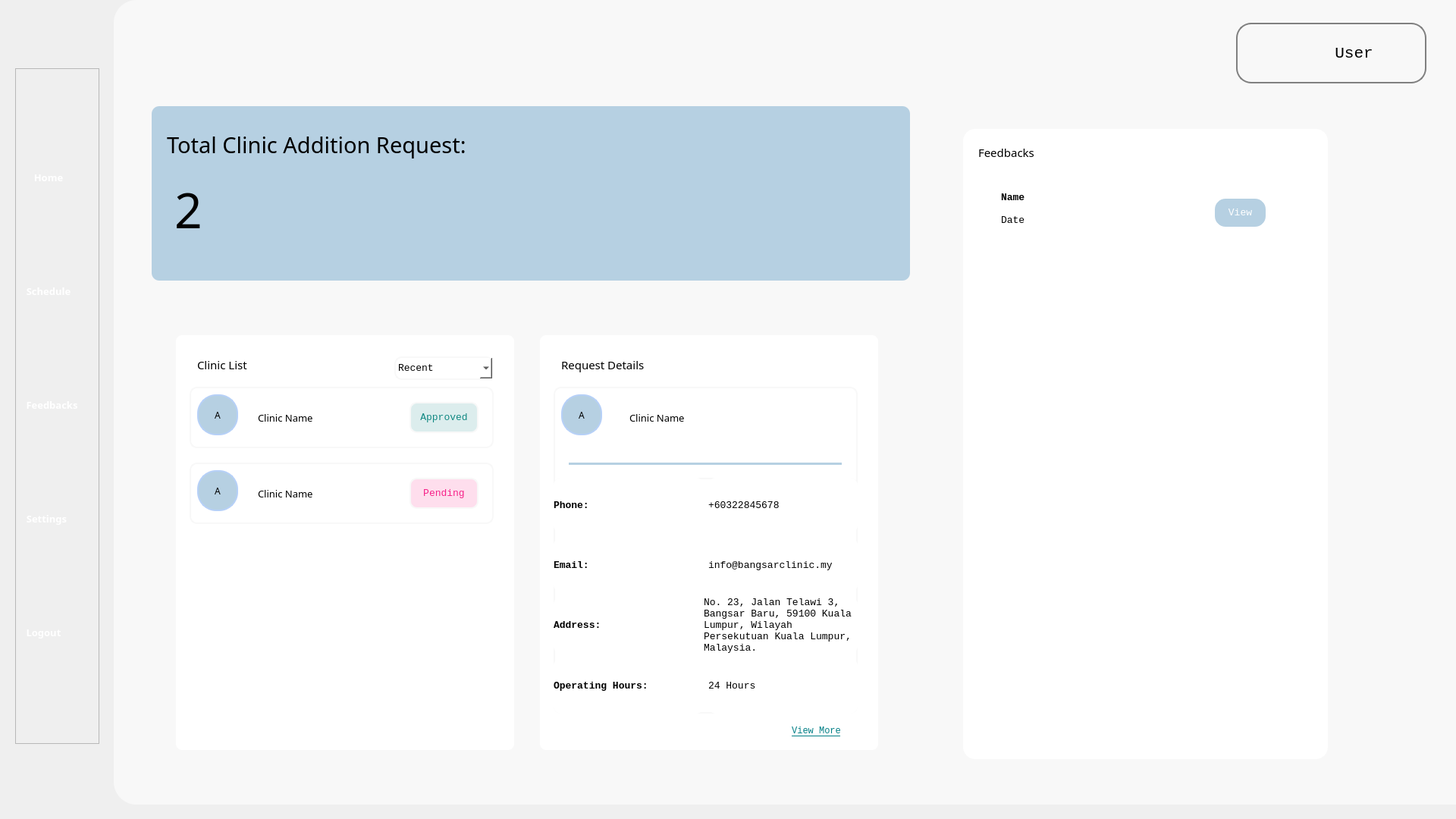
<?xml version="1.0" encoding="UTF-8"?>
<ui version="4.0">
 <class>Form</class>
 <widget class="QWidget" name="Form">
  <property name="geometry">
   <rect>
    <x>0</x>
    <y>0</y>
    <width>1920</width>
    <height>1080</height>
   </rect>
  </property>
  <property name="windowTitle">
   <string>Form</string>
  </property>
  <property name="styleSheet">
   <string notr="true">background-color: &quot;#B6D0E2&quot; </string>
  </property>
  <widget class="QWidget" name="background" native="true">
   <property name="geometry">
    <rect>
     <x>150</x>
     <y>0</y>
     <width>1771</width>
     <height>1061</height>
    </rect>
   </property>
   <property name="styleSheet">
    <string notr="true">background-color: #F8F8F8;
border-bottom-left-radius: 30px;
border-top-left-radius: 30px;
text-align: center;</string>
   </property>
   <widget class="QFrame" name="num_appt_frame">
    <property name="geometry">
     <rect>
      <x>50</x>
      <y>140</y>
      <width>1000</width>
      <height>230</height>
     </rect>
    </property>
    <property name="styleSheet">
     <string notr="true">border-radius: 10px;
    background-color: #B6D0E2;
    background-image: qlineargradient(
        spread: pad, 
        x1: 0, y1: 0, 
        x2: 0, y2: 1, 
        stop: 0 #B6D0E2, 
        stop: 1 #FFFFFF
    );</string>
    </property>
    <property name="frameShape">
     <enum>QFrame::StyledPanel</enum>
    </property>
    <property name="frameShadow">
     <enum>QFrame::Raised</enum>
    </property>
    <widget class="QLabel" name="num_upcoming_appt_label">
     <property name="geometry">
      <rect>
       <x>20</x>
       <y>20</y>
       <width>961</width>
       <height>61</height>
      </rect>
     </property>
     <property name="font">
      <font>
       <family>Cascadia Code</family>
       <pointsize>22</pointsize>
      </font>
     </property>
     <property name="text">
      <string>Total Clinic Addition Request:</string>
     </property>
     <property name="wordWrap">
      <bool>true</bool>
     </property>
    </widget>
    <widget class="QLabel" name="num_appt_number_label">
     <property name="geometry">
      <rect>
       <x>30</x>
       <y>100</y>
       <width>51</width>
       <height>71</height>
      </rect>
     </property>
     <property name="font">
      <font>
       <family>Cascadia Code</family>
       <pointsize>48</pointsize>
      </font>
     </property>
     <property name="text">
      <string>2</string>
     </property>
    </widget>
   </widget>
   <widget class="QFrame" name="appointment_frame">
    <property name="geometry">
     <rect>
      <x>50</x>
      <y>410</y>
      <width>1000</width>
      <height>600</height>
     </rect>
    </property>
    <property name="styleSheet">
     <string notr="true">border: 2px solid #F8F8F8;
border-radius: 10px;

</string>
    </property>
    <property name="frameShape">
     <enum>QFrame::StyledPanel</enum>
    </property>
    <property name="frameShadow">
     <enum>QFrame::Raised</enum>
    </property>
    <property name="lineWidth">
     <number>6</number>
    </property>
    <widget class="QFrame" name="upcomin_appt_frame">
     <property name="geometry">
      <rect>
       <x>30</x>
       <y>30</y>
       <width>450</width>
       <height>551</height>
      </rect>
     </property>
     <property name="styleSheet">
      <string notr="true">background-color : #ffffff;</string>
     </property>
     <property name="frameShape">
      <enum>QFrame::StyledPanel</enum>
     </property>
     <property name="frameShadow">
      <enum>QFrame::Raised</enum>
     </property>
     <widget class="QLabel" name="upcoming_label">
      <property name="geometry">
       <rect>
        <x>30</x>
        <y>20</y>
        <width>211</width>
        <height>41</height>
       </rect>
      </property>
      <property name="font">
       <font>
        <family>Cascadia Code</family>
        <pointsize>11</pointsize>
       </font>
      </property>
      <property name="styleSheet">
       <string notr="true">border : none;
</string>
      </property>
      <property name="text">
       <string>Clinic List</string>
      </property>
     </widget>
     <widget class="QFrame" name="clinicAppt_frame">
      <property name="geometry">
       <rect>
        <x>20</x>
        <y>70</y>
        <width>401</width>
        <height>81</height>
       </rect>
      </property>
      <property name="frameShape">
       <enum>QFrame::StyledPanel</enum>
      </property>
      <property name="frameShadow">
       <enum>QFrame::Raised</enum>
      </property>
      <widget class="QLabel" name="clinic_name_label">
       <property name="geometry">
        <rect>
         <x>90</x>
         <y>30</y>
         <width>121</width>
         <height>21</height>
        </rect>
       </property>
       <property name="font">
        <font>
         <family>Cascadia Code</family>
         <pointsize>10</pointsize>
        </font>
       </property>
       <property name="styleSheet">
        <string notr="true">border : none;
</string>
       </property>
       <property name="text">
        <string>Clinic Name</string>
       </property>
      </widget>
      <widget class="QLabel" name="clinic_logo_label">
       <property name="geometry">
        <rect>
         <x>10</x>
         <y>10</y>
         <width>54</width>
         <height>54</height>
        </rect>
       </property>
       <property name="font">
        <font>
         <family>Cascadia Code</family>
         <pointsize>9</pointsize>
        </font>
       </property>
       <property name="styleSheet">
        <string notr="true">background-color: #B6D0E2; /* Fill color */
border-radius: 25px; /* Radius to make it round */
border: 2px solid #B6D0F7; /*  Border color and thickness */
min-width: 50px; /* Ensure the QLabel is a circle */
min-height: 50px; /* Ensure the QLabel is a circle */
max-width: 50px; /* Ensure the QLabel is a circle */
max-height: 50px; /* Ensure the QLabel is a circle */</string>
       </property>
       <property name="text">
        <string>A</string>
       </property>
       <property name="alignment">
        <set>Qt::AlignCenter</set>
       </property>
      </widget>
      <widget class="QLabel" name="label">
       <property name="geometry">
        <rect>
         <x>290</x>
         <y>20</y>
         <width>91</width>
         <height>41</height>
        </rect>
       </property>
       <property name="font">
        <font>
         <family>Consolas</family>
         <pointsize>10</pointsize>
        </font>
       </property>
       <property name="styleSheet">
        <string notr="true">background-color: rgba(18, 137, 131, 0.15);
color: #128983; text-align: center;
</string>
       </property>
       <property name="text">
        <string>Approved</string>
       </property>
       <property name="alignment">
        <set>Qt::AlignCenter</set>
       </property>
      </widget>
     </widget>
     <widget class="QFrame" name="clinicAppt_frame_2">
      <property name="geometry">
       <rect>
        <x>20</x>
        <y>170</y>
        <width>401</width>
        <height>81</height>
       </rect>
      </property>
      <property name="frameShape">
       <enum>QFrame::StyledPanel</enum>
      </property>
      <property name="frameShadow">
       <enum>QFrame::Raised</enum>
      </property>
      <widget class="QLabel" name="clinic_name_label_2">
       <property name="geometry">
        <rect>
         <x>90</x>
         <y>30</y>
         <width>121</width>
         <height>21</height>
        </rect>
       </property>
       <property name="font">
        <font>
         <family>Cascadia Code</family>
         <pointsize>10</pointsize>
        </font>
       </property>
       <property name="styleSheet">
        <string notr="true">border : none;
</string>
       </property>
       <property name="text">
        <string>Clinic Name</string>
       </property>
      </widget>
      <widget class="QLabel" name="clinic_logo_label_2">
       <property name="geometry">
        <rect>
         <x>10</x>
         <y>10</y>
         <width>54</width>
         <height>54</height>
        </rect>
       </property>
       <property name="font">
        <font>
         <family>Cascadia Code</family>
         <pointsize>9</pointsize>
        </font>
       </property>
       <property name="styleSheet">
        <string notr="true">background-color: #B6D0E2; /* Fill color */
border-radius: 25px; /* Radius to make it round */
border: 2px solid #B6D0F7; /*  Border color and thickness */
min-width: 50px; /* Ensure the QLabel is a circle */
min-height: 50px; /* Ensure the QLabel is a circle */
max-width: 50px; /* Ensure the QLabel is a circle */
max-height: 50px; /* Ensure the QLabel is a circle */</string>
       </property>
       <property name="text">
        <string>A</string>
       </property>
       <property name="alignment">
        <set>Qt::AlignCenter</set>
       </property>
      </widget>
      <widget class="QLabel" name="label_2">
       <property name="geometry">
        <rect>
         <x>290</x>
         <y>20</y>
         <width>91</width>
         <height>41</height>
        </rect>
       </property>
       <property name="font">
        <font>
         <family>Consolas</family>
         <pointsize>10</pointsize>
        </font>
       </property>
       <property name="styleSheet">
        <string notr="true">background-color: rgba(246, 32, 136, 0.15);
color: #F62088; text-align: center;
</string>
       </property>
       <property name="text">
        <string>Pending</string>
       </property>
       <property name="alignment">
        <set>Qt::AlignCenter</set>
       </property>
      </widget>
     </widget>
     <widget class="QComboBox" name="comboBox">
      <property name="geometry">
       <rect>
        <x>290</x>
        <y>30</y>
        <width>131</width>
        <height>31</height>
       </rect>
      </property>
      <property name="font">
       <font>
        <family>Consolas</family>
        <pointsize>10</pointsize>
       </font>
      </property>
      <item>
       <property name="text">
        <string>Recent</string>
       </property>
      </item>
      <item>
       <property name="text">
        <string>Oldest</string>
       </property>
      </item>
     </widget>
    </widget>
    <widget class="QFrame" name="upcomin_appt_frame_2">
     <property name="geometry">
      <rect>
       <x>510</x>
       <y>30</y>
       <width>450</width>
       <height>551</height>
      </rect>
     </property>
     <property name="styleSheet">
      <string notr="true">background-color : #ffffff;</string>
     </property>
     <property name="frameShape">
      <enum>QFrame::StyledPanel</enum>
     </property>
     <property name="frameShadow">
      <enum>QFrame::Raised</enum>
     </property>
     <widget class="QLabel" name="upcoming_label_2">
      <property name="geometry">
       <rect>
        <x>30</x>
        <y>20</y>
        <width>381</width>
        <height>41</height>
       </rect>
      </property>
      <property name="font">
       <font>
        <family>Cascadia Code</family>
        <pointsize>11</pointsize>
       </font>
      </property>
      <property name="styleSheet">
       <string notr="true">border : none;
</string>
      </property>
      <property name="text">
       <string>Request Details</string>
      </property>
     </widget>
     <widget class="QFrame" name="clinicAppt_frame_6">
      <property name="geometry">
       <rect>
        <x>20</x>
        <y>70</y>
        <width>401</width>
        <height>431</height>
       </rect>
      </property>
      <property name="frameShape">
       <enum>QFrame::StyledPanel</enum>
      </property>
      <property name="frameShadow">
       <enum>QFrame::Raised</enum>
      </property>
      <widget class="QLabel" name="clinic_name_label_6">
       <property name="geometry">
        <rect>
         <x>100</x>
         <y>30</y>
         <width>121</width>
         <height>21</height>
        </rect>
       </property>
       <property name="font">
        <font>
         <family>Cascadia Code</family>
         <pointsize>10</pointsize>
        </font>
       </property>
       <property name="styleSheet">
        <string notr="true">border : none;
</string>
       </property>
       <property name="text">
        <string>Clinic Name</string>
       </property>
      </widget>
      <widget class="QLabel" name="clinic_logo_label_6">
       <property name="geometry">
        <rect>
         <x>10</x>
         <y>10</y>
         <width>54</width>
         <height>54</height>
        </rect>
       </property>
       <property name="font">
        <font>
         <family>Cascadia Code</family>
         <pointsize>9</pointsize>
        </font>
       </property>
       <property name="styleSheet">
        <string notr="true">background-color: #B6D0E2; /* Fill color */
border-radius: 25px; /* Radius to make it round */
border: 2px solid #B6D0F7; /*  Border color and thickness */
min-width: 50px; /* Ensure the QLabel is a circle */
min-height: 50px; /* Ensure the QLabel is a circle */
max-width: 50px; /* Ensure the QLabel is a circle */
max-height: 50px; /* Ensure the QLabel is a circle */</string>
       </property>
       <property name="text">
        <string>A</string>
       </property>
       <property name="alignment">
        <set>Qt::AlignCenter</set>
       </property>
      </widget>
      <widget class="QFrame" name="line">
       <property name="geometry">
        <rect>
         <x>20</x>
         <y>100</y>
         <width>360</width>
         <height>3</height>
        </rect>
       </property>
       <property name="minimumSize">
        <size>
         <width>357</width>
         <height>3</height>
        </size>
       </property>
       <property name="maximumSize">
        <size>
         <width>16777215</width>
         <height>3</height>
        </size>
       </property>
       <property name="styleSheet">
        <string notr="true">background-color: #B6D0E2; border: none;</string>
       </property>
       <property name="frameShape">
        <enum>QFrame::StyledPanel</enum>
       </property>
       <property name="frameShadow">
        <enum>QFrame::Raised</enum>
       </property>
      </widget>
      <widget class="QWidget" name="">
       <property name="geometry">
        <rect>
         <x>0</x>
         <y>120</y>
         <width>401</width>
         <height>311</height>
        </rect>
       </property>
       <layout class="QVBoxLayout" name="verticalLayout">
        <item>
         <layout class="QHBoxLayout" name="horizontalLayout">
          <item>
           <widget class="QLabel" name="label_3">
            <property name="font">
             <font>
              <family>Consolas</family>
              <pointsize>10</pointsize>
              <weight>75</weight>
              <bold>true</bold>
             </font>
            </property>
            <property name="styleSheet">
             <string notr="true">border: none;</string>
            </property>
            <property name="lineWidth">
             <number>0</number>
            </property>
            <property name="text">
             <string>Phone: </string>
            </property>
           </widget>
          </item>
          <item>
           <widget class="QLabel" name="label_7">
            <property name="font">
             <font>
              <family>Consolas</family>
              <pointsize>10</pointsize>
              <weight>50</weight>
              <bold>false</bold>
             </font>
            </property>
            <property name="styleSheet">
             <string notr="true">border: none;</string>
            </property>
            <property name="text">
             <string>+60322845678</string>
            </property>
           </widget>
          </item>
         </layout>
        </item>
        <item>
         <layout class="QHBoxLayout" name="horizontalLayout_2">
          <item>
           <widget class="QLabel" name="label_4">
            <property name="font">
             <font>
              <family>Consolas</family>
              <pointsize>10</pointsize>
              <weight>75</weight>
              <bold>true</bold>
             </font>
            </property>
            <property name="styleSheet">
             <string notr="true">border: none;</string>
            </property>
            <property name="text">
             <string>Email:</string>
            </property>
           </widget>
          </item>
          <item>
           <widget class="QLabel" name="label_8">
            <property name="font">
             <font>
              <family>Consolas</family>
              <pointsize>10</pointsize>
              <weight>50</weight>
              <bold>false</bold>
             </font>
            </property>
            <property name="styleSheet">
             <string notr="true">border: none;</string>
            </property>
            <property name="text">
             <string>info@bangsarclinic.my</string>
            </property>
           </widget>
          </item>
         </layout>
        </item>
        <item>
         <layout class="QHBoxLayout" name="horizontalLayout_3">
          <property name="spacing">
           <number>135</number>
          </property>
          <item>
           <widget class="QLabel" name="label_5">
            <property name="font">
             <font>
              <family>Consolas</family>
              <pointsize>10</pointsize>
              <weight>75</weight>
              <bold>true</bold>
             </font>
            </property>
            <property name="styleSheet">
             <string notr="true">border: none;</string>
            </property>
            <property name="text">
             <string>Address:</string>
            </property>
           </widget>
          </item>
          <item>
           <widget class="QLabel" name="label_9">
            <property name="font">
             <font>
              <family>Consolas</family>
              <pointsize>10</pointsize>
              <weight>50</weight>
              <bold>false</bold>
             </font>
            </property>
            <property name="styleSheet">
             <string notr="true">border: none;</string>
            </property>
            <property name="text">
             <string>No. 23, Jalan Telawi 3, Bangsar Baru, 59100 Kuala Lumpur, Wilayah Persekutuan Kuala Lumpur, Malaysia.</string>
            </property>
            <property name="scaledContents">
             <bool>false</bool>
            </property>
            <property name="wordWrap">
             <bool>true</bool>
            </property>
           </widget>
          </item>
         </layout>
        </item>
        <item>
         <layout class="QHBoxLayout" name="horizontalLayout_4">
          <property name="sizeConstraint">
           <enum>QLayout::SetFixedSize</enum>
          </property>
          <item>
           <widget class="QLabel" name="label_6">
            <property name="font">
             <font>
              <family>Consolas</family>
              <pointsize>10</pointsize>
              <weight>75</weight>
              <bold>true</bold>
             </font>
            </property>
            <property name="styleSheet">
             <string notr="true">border: none;</string>
            </property>
            <property name="text">
             <string>Operating Hours:</string>
            </property>
            <property name="wordWrap">
             <bool>true</bool>
            </property>
           </widget>
          </item>
          <item>
           <widget class="QLabel" name="label_10">
            <property name="font">
             <font>
              <family>Consolas</family>
              <pointsize>10</pointsize>
              <weight>50</weight>
              <bold>false</bold>
             </font>
            </property>
            <property name="styleSheet">
             <string notr="true">border: none;</string>
            </property>
            <property name="text">
             <string>24 Hours</string>
            </property>
            <property name="scaledContents">
             <bool>false</bool>
            </property>
            <property name="wordWrap">
             <bool>true</bool>
            </property>
           </widget>
          </item>
         </layout>
        </item>
       </layout>
      </widget>
     </widget>
     <widget class="QPushButton" name="pushButton">
      <property name="geometry">
       <rect>
        <x>320</x>
        <y>510</y>
        <width>93</width>
        <height>28</height>
       </rect>
      </property>
      <property name="font">
       <font>
        <family>Consolas</family>
        <pointsize>9</pointsize>
        <underline>true</underline>
       </font>
      </property>
      <property name="styleSheet">
       <string notr="true">color: #007E85; border: none;</string>
      </property>
      <property name="text">
       <string>View More</string>
      </property>
     </widget>
    </widget>
   </widget>
   <widget class="QFrame" name="active_pres_frame">
    <property name="geometry">
     <rect>
      <x>1120</x>
      <y>170</y>
      <width>481</width>
      <height>831</height>
     </rect>
    </property>
    <property name="styleSheet">
     <string notr="true">border: 2px solid #FFFFFF;
border-radius: 16px;
background-color: white</string>
    </property>
    <property name="frameShape">
     <enum>QFrame::StyledPanel</enum>
    </property>
    <property name="frameShadow">
     <enum>QFrame::Raised</enum>
    </property>
    <widget class="QLabel" name="upcoming_label_3">
     <property name="geometry">
      <rect>
       <x>20</x>
       <y>10</y>
       <width>441</width>
       <height>41</height>
      </rect>
     </property>
     <property name="font">
      <font>
       <family>Cascadia Code</family>
       <pointsize>11</pointsize>
      </font>
     </property>
     <property name="styleSheet">
      <string notr="true">border : none;
</string>
     </property>
     <property name="text">
      <string>Feedbacks</string>
     </property>
    </widget>
    <widget class="QFrame" name="clinicAppt_frame_3">
     <property name="geometry">
      <rect>
       <x>20</x>
       <y>70</y>
       <width>401</width>
       <height>81</height>
      </rect>
     </property>
     <property name="frameShape">
      <enum>QFrame::StyledPanel</enum>
     </property>
     <property name="frameShadow">
      <enum>QFrame::Raised</enum>
     </property>
     <widget class="QLabel" name="clinic_name_label_3">
      <property name="geometry">
       <rect>
        <x>30</x>
        <y>10</y>
        <width>121</width>
        <height>21</height>
       </rect>
      </property>
      <property name="font">
       <font>
        <family>Consolas</family>
        <pointsize>10</pointsize>
        <weight>75</weight>
        <bold>true</bold>
       </font>
      </property>
      <property name="styleSheet">
       <string notr="true">border : none;
</string>
      </property>
      <property name="text">
       <string>Name</string>
      </property>
     </widget>
     <widget class="QLabel" name="label_11">
      <property name="geometry">
       <rect>
        <x>310</x>
        <y>20</y>
        <width>71</width>
        <height>41</height>
       </rect>
      </property>
      <property name="font">
       <font>
        <family>Consolas</family>
        <pointsize>10</pointsize>
       </font>
      </property>
      <property name="styleSheet">
       <string notr="true">background-color: #B6D0E2;
color: white; text-align: center;</string>
      </property>
      <property name="text">
       <string>View</string>
      </property>
      <property name="alignment">
       <set>Qt::AlignCenter</set>
      </property>
     </widget>
     <widget class="QLabel" name="clinic_name_label_4">
      <property name="geometry">
       <rect>
        <x>30</x>
        <y>40</y>
        <width>121</width>
        <height>21</height>
       </rect>
      </property>
      <property name="font">
       <font>
        <family>Consolas</family>
        <pointsize>10</pointsize>
       </font>
      </property>
      <property name="styleSheet">
       <string notr="true">border : none;
</string>
      </property>
      <property name="text">
       <string>Date</string>
      </property>
     </widget>
    </widget>
   </widget>
   <widget class="QPushButton" name="noti_icon">
    <property name="geometry">
     <rect>
      <x>1380</x>
      <y>30</y>
      <width>70</width>
      <height>81</height>
     </rect>
    </property>
    <property name="text">
     <string/>
    </property>
    <property name="icon">
     <iconset>
      <normaloff>../Images/icon/notification.png</normaloff>../Images/icon/notification.png</iconset>
    </property>
    <property name="iconSize">
     <size>
      <width>40</width>
      <height>40</height>
     </size>
    </property>
   </widget>
   <widget class="QFrame" name="user_frame">
    <property name="geometry">
     <rect>
      <x>1480</x>
      <y>30</y>
      <width>251</width>
      <height>80</height>
     </rect>
    </property>
    <property name="styleSheet">
     <string notr="true">border-radius: 20px; border: 2px solid #808080</string>
    </property>
    <property name="frameShape">
     <enum>QFrame::StyledPanel</enum>
    </property>
    <property name="frameShadow">
     <enum>QFrame::Raised</enum>
    </property>
    <widget class="QLabel" name="profile_icon">
     <property name="geometry">
      <rect>
       <x>10</x>
       <y>10</y>
       <width>60</width>
       <height>60</height>
      </rect>
     </property>
     <property name="styleSheet">
      <string notr="true">border: none</string>
     </property>
     <property name="text">
      <string/>
     </property>
     <property name="pixmap">
      <pixmap>../Images/icon/profile_icon.png</pixmap>
     </property>
     <property name="scaledContents">
      <bool>true</bool>
     </property>
    </widget>
    <widget class="QPushButton" name="profile_btn">
     <property name="geometry">
      <rect>
       <x>120</x>
       <y>25</y>
       <width>71</width>
       <height>31</height>
      </rect>
     </property>
     <property name="font">
      <font>
       <family>Consolas</family>
       <pointsize>16</pointsize>
      </font>
     </property>
     <property name="styleSheet">
      <string notr="true">border: none</string>
     </property>
     <property name="text">
      <string>User</string>
     </property>
    </widget>
   </widget>
  </widget>
  <widget class="QFrame" name="frame">
   <property name="geometry">
    <rect>
     <x>20</x>
     <y>90</y>
     <width>111</width>
     <height>891</height>
    </rect>
   </property>
   <property name="frameShape">
    <enum>QFrame::StyledPanel</enum>
   </property>
   <property name="frameShadow">
    <enum>QFrame::Raised</enum>
   </property>
   <layout class="QVBoxLayout" name="verticalLayout_2">
    <item>
     <widget class="QToolButton" name="home_navigation">
      <property name="enabled">
       <bool>true</bool>
      </property>
      <property name="sizePolicy">
       <sizepolicy hsizetype="Fixed" vsizetype="Fixed">
        <horstretch>0</horstretch>
        <verstretch>0</verstretch>
       </sizepolicy>
      </property>
      <property name="font">
       <font>
        <family>Source Sans Pro Semibold</family>
        <pointsize>10</pointsize>
        <weight>75</weight>
        <bold>true</bold>
       </font>
      </property>
      <property name="styleSheet">
       <string notr="true">border: none; 
color: white;</string>
      </property>
      <property name="text">
       <string>   Home   </string>
      </property>
      <property name="icon">
       <iconset>
        <normaloff>../Images/nav_images/home_page_icon.png</normaloff>../Images/nav_images/home_page_icon.png</iconset>
      </property>
      <property name="iconSize">
       <size>
        <width>70</width>
        <height>70</height>
       </size>
      </property>
      <property name="toolButtonStyle">
       <enum>Qt::ToolButtonTextUnderIcon</enum>
      </property>
     </widget>
    </item>
    <item>
     <widget class="QToolButton" name="appointments_navigation">
      <property name="enabled">
       <bool>true</bool>
      </property>
      <property name="sizePolicy">
       <sizepolicy hsizetype="Fixed" vsizetype="Fixed">
        <horstretch>0</horstretch>
        <verstretch>0</verstretch>
       </sizepolicy>
      </property>
      <property name="font">
       <font>
        <family>Source Sans Pro Semibold</family>
        <pointsize>10</pointsize>
        <weight>75</weight>
        <bold>true</bold>
       </font>
      </property>
      <property name="styleSheet">
       <string notr="true">border: none; 
color: white;</string>
      </property>
      <property name="text">
       <string>Schedule</string>
      </property>
      <property name="icon">
       <iconset>
        <normaloff>../Images/nav_images/services_icon.png</normaloff>../Images/nav_images/services_icon.png</iconset>
      </property>
      <property name="iconSize">
       <size>
        <width>70</width>
        <height>70</height>
       </size>
      </property>
      <property name="toolButtonStyle">
       <enum>Qt::ToolButtonTextUnderIcon</enum>
      </property>
     </widget>
    </item>
    <item>
     <widget class="QToolButton" name="services_navigation">
      <property name="enabled">
       <bool>true</bool>
      </property>
      <property name="sizePolicy">
       <sizepolicy hsizetype="Fixed" vsizetype="Fixed">
        <horstretch>0</horstretch>
        <verstretch>0</verstretch>
       </sizepolicy>
      </property>
      <property name="font">
       <font>
        <family>Source Sans Pro Semibold</family>
        <pointsize>10</pointsize>
        <weight>75</weight>
        <bold>true</bold>
       </font>
      </property>
      <property name="styleSheet">
       <string notr="true">border: none; 
color: white;</string>
      </property>
      <property name="text">
       <string>Feedbacks</string>
      </property>
      <property name="icon">
       <iconset>
        <normaloff>../Images/nav_images/feedback_icon.png</normaloff>../Images/nav_images/feedback_icon.png</iconset>
      </property>
      <property name="iconSize">
       <size>
        <width>70</width>
        <height>70</height>
       </size>
      </property>
      <property name="toolButtonStyle">
       <enum>Qt::ToolButtonTextUnderIcon</enum>
      </property>
     </widget>
    </item>
    <item>
     <widget class="QToolButton" name="settings_navigation">
      <property name="enabled">
       <bool>true</bool>
      </property>
      <property name="sizePolicy">
       <sizepolicy hsizetype="Fixed" vsizetype="Fixed">
        <horstretch>0</horstretch>
        <verstretch>0</verstretch>
       </sizepolicy>
      </property>
      <property name="font">
       <font>
        <family>Source Sans Pro Semibold</family>
        <pointsize>10</pointsize>
        <weight>75</weight>
        <bold>true</bold>
       </font>
      </property>
      <property name="styleSheet">
       <string notr="true">border: none; 
color: white;</string>
      </property>
      <property name="text">
       <string>Settings</string>
      </property>
      <property name="icon">
       <iconset>
        <normaloff>../Images/nav_images/settings_page_icon.png</normaloff>../Images/nav_images/settings_page_icon.png</iconset>
      </property>
      <property name="iconSize">
       <size>
        <width>70</width>
        <height>70</height>
       </size>
      </property>
      <property name="toolButtonStyle">
       <enum>Qt::ToolButtonTextUnderIcon</enum>
      </property>
     </widget>
    </item>
    <item>
     <widget class="QToolButton" name="logout_navigation">
      <property name="enabled">
       <bool>true</bool>
      </property>
      <property name="sizePolicy">
       <sizepolicy hsizetype="Fixed" vsizetype="Fixed">
        <horstretch>0</horstretch>
        <verstretch>0</verstretch>
       </sizepolicy>
      </property>
      <property name="font">
       <font>
        <family>Source Sans Pro Semibold</family>
        <pointsize>10</pointsize>
        <weight>75</weight>
        <bold>true</bold>
       </font>
      </property>
      <property name="styleSheet">
       <string notr="true">border: none; 
color: white;</string>
      </property>
      <property name="text">
       <string>Logout</string>
      </property>
      <property name="icon">
       <iconset>
        <normaloff>../Images/nav_images/logout_icon.png</normaloff>../Images/nav_images/logout_icon.png</iconset>
      </property>
      <property name="iconSize">
       <size>
        <width>70</width>
        <height>70</height>
       </size>
      </property>
      <property name="toolButtonStyle">
       <enum>Qt::ToolButtonTextUnderIcon</enum>
      </property>
     </widget>
    </item>
   </layout>
  </widget>
 </widget>
 <resources/>
 <connections/>
</ui>
